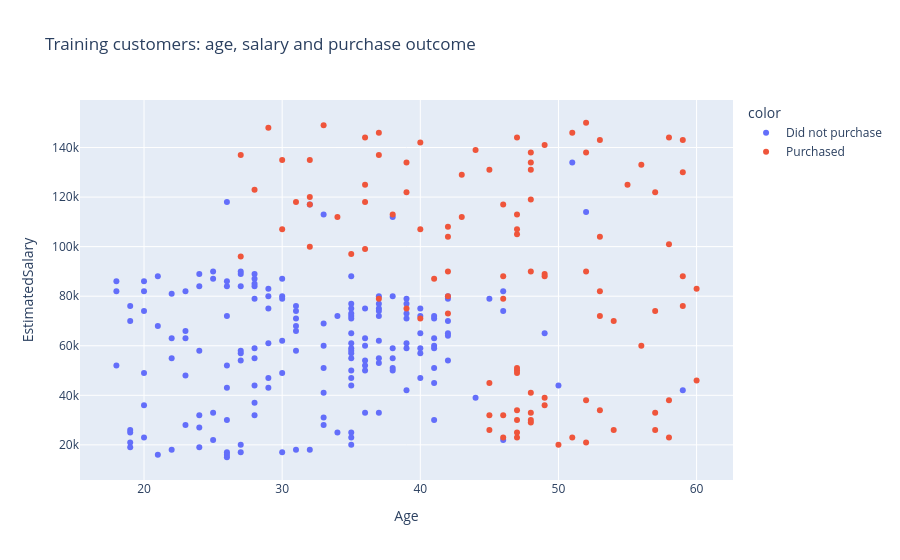
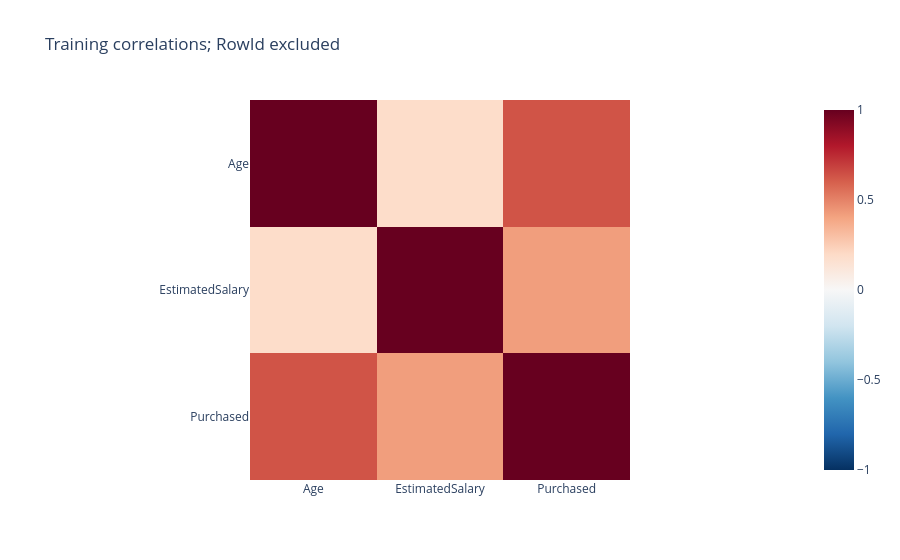

Source (notebook cell) for these figures, in order:
### Markdown cell above
## Age, salary and purchase outcomes
Purchasers in this training split have a median age of 47 and median estimated salary of 97,000, compared with 32.5 and 61,000 for non-purchasers. The groups still overlap, so neither feature provides a clean cutoff on its own.

### Code cell
px.scatter(eda, x="Age", y="EstimatedSalary", color=eda[TARGET].map({0: "Did not purchase", 1: "Purchased"}),
           hover_data=[ID_COLUMN], title="Training customers: age, salary and purchase outcome").show()
px.imshow(eda[[*FEATURE_COLUMNS, TARGET]].corr(), zmin=-1, zmax=1, color_continuous_scale="RdBu_r", title="Training correlations; RowId excluded").show()
display(eda.groupby(TARGET)[FEATURE_COLUMNS].agg(["count", "median", "mean", "std"]))

### Figure 1 — Plotly figure (JSON) as saved in the notebook; plotly's stock layout.template omitted (floating-point values rounded to 4 significant figures; data arrays with more than 128 entries replaced by an {"elided": "..."} marker saying what was removed)
{"data": [{"customdata": {"elided": "172x1 int values"}, "hovertemplate": "color=Did not purchase<br>Age=%{x}<br>EstimatedSalary=%{y}<br>RowId=%{customdata[0]}<extra></extra>", "legendgroup": "Did not purchase", "marker": {"color": "#636efa", "symbol": "circle"}, "mode": "markers", "name": "Did not purchase", "orientation": "v", "showlegend": true, "type": "scatter", "x": {"elided": "172 float values"}, "xaxis": "x", "y": {"elided": "172 float values"}, "yaxis": "y"}, {"customdata": [[254], [345], [389], [49], [332], [308], [265], [353], [262], [288], [220], [357], [324], [253], [183], [351], [322], [298], [370], [397], [314], [365], [205], [228], [269], [316], [304], [371], [272], [361], [275], [341], [260], [383], [32], [161], [169], [248], [292], [279], [147], [236], [400], [18], [203], [20], [160], [281], [104], [64], [376], [368], [382], [387], [98], [330], [240], [303], [392], [86], [284], [263], [398], [347], [321], [212], [256], [379], [362], [393], [337], [17], [22], [278], [297], [23], [28], [301], [380], [76], [359], [319], [233], [300], [276], [246], [138], [385], [363], [250], [309], [344], [230], [372], [374], [340], [266], [209], [325], [386], [329], [355], [25]], "hovertemplate": "color=Purchased<br>Age=%{x}<br>EstimatedSalary=%{y}<br>RowId=%{customdata[0]}<extra></extra>", "legendgroup": "Purchased", "marker": {"color": "#EF553B", "symbol": "circle"}, "mode": "markers", "name": "Purchased", "orientation": "v", "showlegend": true, "type": "scatter", "x": [37.0, 47.0, 47.0, 30.0, 48.0, 47.0, 48.0, 42.0, 36.0, 48.0, 59.0, 54.0, 48.0, 48.0, 32.0, 38.0, 53.0, 43.0, 54.0, 51.0, 49.0, 42.0, 58.0, 56.0, 47.0, 39.0, 37.0, 60.0, 59.0, 43.0, 57.0, 53.0, 45.0, 44.0, 27.0, 32.0, 29.0, 57.0, 49.0, 52.0, 27.0, 46.0, 49.0, 45.0, 39.0, 48.0, 32.0, 59.0, 33.0, 32.0, 46.0, 46.0, 48.0, 49.0, 28.0, 47.0, 53.0, 37.0, 47.0, 31.0, 52.0, 55.0, 50.0, 53.0, 52.0, 52.0, 52.0, 41.0, 53.0, 45.0, 58.0, 47.0, 47.0, 49.0, 42.0, 48.0, 47.0, 58.0, 58.0, 34.0, 40.0, 45.0, 40.0, 46.0, 57.0, 51.0, 30.0, 57.0, 47.0, 35.0, 36.0, 47.0, 42.0, 60.0, 59.0, 39.0, 42.0, 40.0, 48.0, 56.0, 36.0, 36.0, 46.0], "xaxis": "x", "y": [146000.0, 105000.0, 34000.0, 135000.0, 119000.0, 113000.0, 90000.0, 90000.0, 144000.0, 138000.0, 143000.0, 70000.0, 30000.0, 134000.0, 117000.0, 113000.0, 82000.0, 112000.0, 26000.0, 23000.0, 141000.0, 104000.0, 101000.0, 133000.0, 144000.0, 75000.0, 79000.0, 46000.0, 76000.0, 129000.0, 26000.0, 104000.0, 131000.0, 139000.0, 137000.0, 100000.0, 148000.0, 122000.0, 89000.0, 38000.0, 96000.0, 79000.0, 36000.0, 26000.0, 134000.0, 29000.0, 135000.0, 88000.0, 149000.0, 120000.0, 32000.0, 88000.0, 33000.0, 39000.0, 123000.0, 107000.0, 143000.0, 137000.0, 23000.0, 118000.0, 21000.0, 125000.0, 20000.0, 72000.0, 138000.0, 150000.0, 90000.0, 87000.0, 34000.0, 45000.0, 144000.0, 25000.0, 49000.0, 88000.0, 73000.0, 41000.0, 30000.0, 38000.0, 23000.0, 112000.0, 71000.0, 32000.0, 107000.0, 117000.0, 74000.0, 146000.0, 107000.0, 33000.0, 50000.0, 97000.0, 125000.0, 51000.0, 80000.0, 83000.0, 130000.0, 122000.0, 108000.0, 142000.0, 131000.0, 60000.0, 118000.0, 99000.0, 23000.0], "yaxis": "y"}], "layout": {"legend": {"title": {"text": "color"}, "tracegroupgap": 0}, "title": {"text": "Training customers: age, salary and purchase outcome"}, "xaxis": {"anchor": "y", "domain": [0.0, 1.0], "title": {"text": "Age"}}, "yaxis": {"anchor": "x", "domain": [0.0, 1.0], "title": {"text": "EstimatedSalary"}}}}

### Figure 2 — Plotly figure (JSON) as saved in the notebook; plotly's stock layout.template omitted (floating-point values rounded to 4 significant figures)
{"data": [{"coloraxis": "coloraxis", "hovertemplate": "x: %{x}<br>y: %{y}<br>color: %{z}<extra></extra>", "name": "0", "type": "heatmap", "x": ["Age", "EstimatedSalary", "Purchased"], "xaxis": "x", "y": ["Age", "EstimatedSalary", "Purchased"], "yaxis": "y", "z": [[1.0, 0.1866, 0.6324], [0.1866, 1.0, 0.4195], [0.6324, 0.4195, 1.0]]}], "layout": {"coloraxis": {"autocolorscale": false, "cmax": 1, "cmin": -1, "colorscale": [[0.0, "rgb(5,48,97)"], [0.1, "rgb(33,102,172)"], [0.2, "rgb(67,147,195)"], [0.3, "rgb(146,197,222)"], [0.4, "rgb(209,229,240)"], [0.5, "rgb(247,247,247)"], [0.6, "rgb(253,219,199)"], [0.7, "rgb(244,165,130)"], [0.8, "rgb(214,96,77)"], [0.9, "rgb(178,24,43)"], [1.0, "rgb(103,0,31)"]]}, "title": {"text": "Training correlations; RowId excluded"}, "xaxis": {"anchor": "y", "constrain": "domain", "domain": [0.0, 1.0], "scaleanchor": "y"}, "yaxis": {"anchor": "x", "autorange": "reversed", "constrain": "domain", "domain": [0.0, 1.0]}}}
